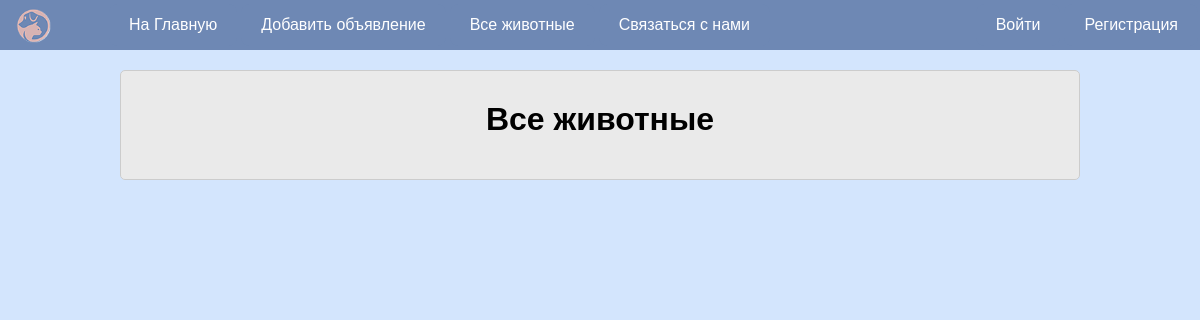
Page /animals/ on the earlier database version.
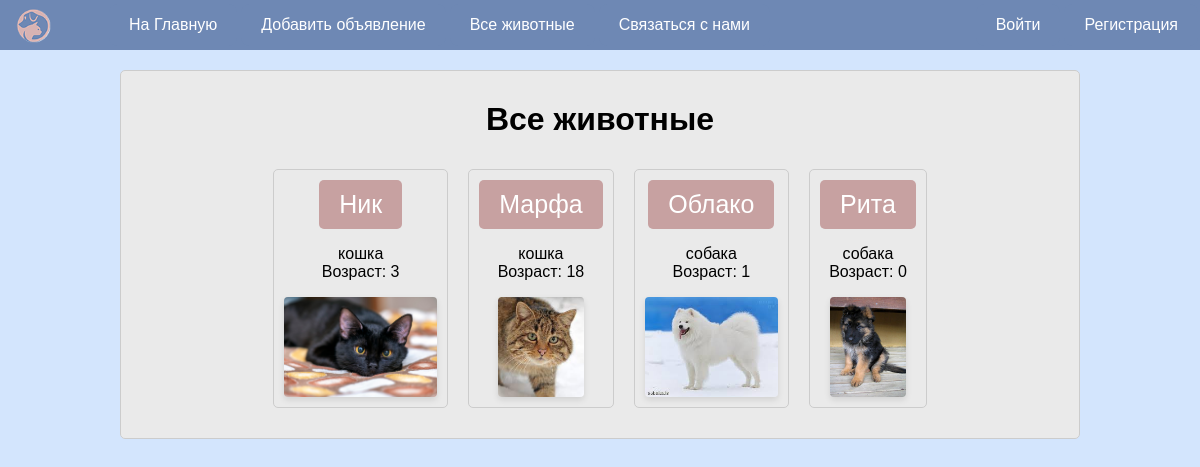
Same page on the later database version.
### pet/models.py (models this page shows, shortened)
class Animal(models.Model):
    owner = models.ForeignKey(User, on_delete=models.CASCADE, null=True)
    name = models.CharField(max_length=50, verbose_name='Кличка', null=True)
    species = models.ForeignKey('Species', on_delete=models.PROTECT, to_field='id',verbose_name='Разновидность')
    age = models.IntegerField(verbose_name='Возраст', null=True)
    gender = models.ForeignKey('Gender', on_delete=models.PROTECT, verbose_name='Пол')
    color = models.CharField(max_length=20, verbose_name='Цвет')
    location = models.CharField(max_length=255, verbose_name='Место')
    phone = models.CharField(max_length=11, verbose_name='Телефон', validators=[validate_phone_number])
    lost = models.ForeignKey('Lost', on_delete= models.PROTECT,null=True, verbose_name='Статус')
    photo = models.ImageField(upload_to='images/', default=None, blank=True, null=True, verbose_name='Добавить фото')
    class Meta:
        verbose_name = 'Животные'
        verbose_name_plural = 'Животные'

class Species(models.Model):
    name = models.CharField(max_length=50)
    class Meta:
        verbose_name = 'Разновидность'
        verbose_name_plural = 'Разновидность'
    def __str__(self):
        return self.name

### pet/views.py (the view)
# urls.py: path('animals/', all_animal, name='all_animal'),
def all_animal(request):
    animals = Animal.objects.all()
    return render(request, 'all_animals.html', {'menu': menu,'animals':animals, 'title': 'Все объявления'})

### pet/templates/all_animals.html (shortened to what this page needs)
{% extends 'base.html' %}
{% load static %}
{% block content %}
    <h1>Все животные</h1>
    <div class="animal-container">
        {% for animal in animals %}
            <div class="animal-item">
                <a href="/animal/{{ animal.id }}/">
                    <span class="animal-name">{{ animal.name }}</span>
                </a>
                <p class="animal-details">
                    {{ animal.species }} <br>
                    Возраст: {{ animal.age }}
                </p>
                {% if animal.photo %}
                    <a href="/animal/{{ animal.id }}/">
                        <img src="{{ animal.photo.url }}" alt="{{ animal.name }}" class="animal-photo">
                    </a>
                {% else %}
                    <p class="no-photo">Фото отсутствует</p>
                {% endif %}
            </div>
        {% endfor %}
    </div>
{% endblock %}

### pet/templates/base.html (shortened to what this page needs)
<!DOCTYPE html>
<html lang="en">
{% load static %}
<head>
    <link rel="stylesheet" type="text/css" href="{% static 'styles.css' %}">
</head>
<body>
    <ul class="header">
    <li>
        <div class="logo">
            <a href="/">
                <img class="logo" src="/media/images/logo.png" alt="Логотип">
            </a>
        </div>
    </li>
    {% for m in menu %}
    <li><a class="button" href="{% url m.url_name %}">{{ m.title }}</a></li>
    {% endfor %}
    {% if user.is_authenticated %}
        <li class="right">{{ user.first_name }} {{ user.last_name }}</li>
        <li class="right"><a class="button" href="{% url 'logout' %}">Выйти</a></li>
    {% else %}
        <li class="right"><a class="button" href="{% url 'register' %}">Регистрация</a></li>
        <li class="right"><a class="button" href="{% url 'login' %}">Войти</a></li>
    {% endif %}
    </ul>
    <div class="container">
        <div class="content">
            {% block content %}
            {% endblock content %}
        </div>
    </div>
</body>
</html>

### pet/static/styles.css (style rules this page uses)
body { margin: 0; font-family: Arial, sans-serif; background: #D3E5FD }
ul { list-style-type: none; margin: 0; padding: 0; overflow: hidden; }
.header { list-style-type: none; margin: 0; padding: 0; overflow: hidden; background-color: #6E88B4; }
li { float: left; }
.right { float: right; }
li a { display: block; color: white; text-align: center; padding: 14px 16px; text-decoration: none; }
.container { width: 80%; margin: 0 auto; overflow: hidden; }
.content { width: 100%; margin-top: 20px; background-color: #EAEAEA; padding: 20px; box-sizing: border-box; border: 1px solid #ccc; border-radius: 5px; }
.logo { float: left; margin-right: 20px; margin-top: -3px; }
.logo img { max-height: 35px; }
.button { background-color: #6E88B4; border: none; color: white; padding: 12px 20px; text-align: center; text-decoration: none; display: inline-block; font-size: 16px; margin: 4px 2px; transition-duration: 0.4s; cursor: pointer; border-radius: 8px; }
h1 { text-align: center; margin-top: 10px; }
.animal-container { display: flex; flex-wrap: wrap; justify-content: center; }
.animal-item { margin: 10px; font-size: 25px; border: 1px solid #ccc; border-radius: 5px; padding: 10px; text-align: center; background-color: #EAEAEA; }
.animal-name { font-size: 25px; padding: 0px; color: black; }
.animal-details { font-size: 16px; }
.animal-photo { max-width: 200px; max-height: 100px; margin-left: auto; margin-right: auto; display: block; }
.animal-photo { overflow: hidden; border-radius: 4px; max-width: 200px; max-height: 100px; margin-left: auto; margin-right: auto; display: block; transition: transform 0.3s ease-in-out; box-shadow: 0px 3px 6px rgba(0, 0, 0, 0.1); }
.animal-name { display: inline-block; padding: 10px 20px; background-color: #c7a1a1; color: white; text-align: center; text-decoration: none; cursor: pointer; border-radius: 5px; transition: background-color 0.3s ease; }

Differences in the rows shown:
added Animal: name "Ник", species "кошка", age "3", photo (picture)
added Animal: name "Марфа", species "кошка", age "18", photo (picture)
added Animal: name "Облако", species "собака", age "1", photo (picture)
added Animal: name "Рита", species "собака", age "0", photo (picture)
